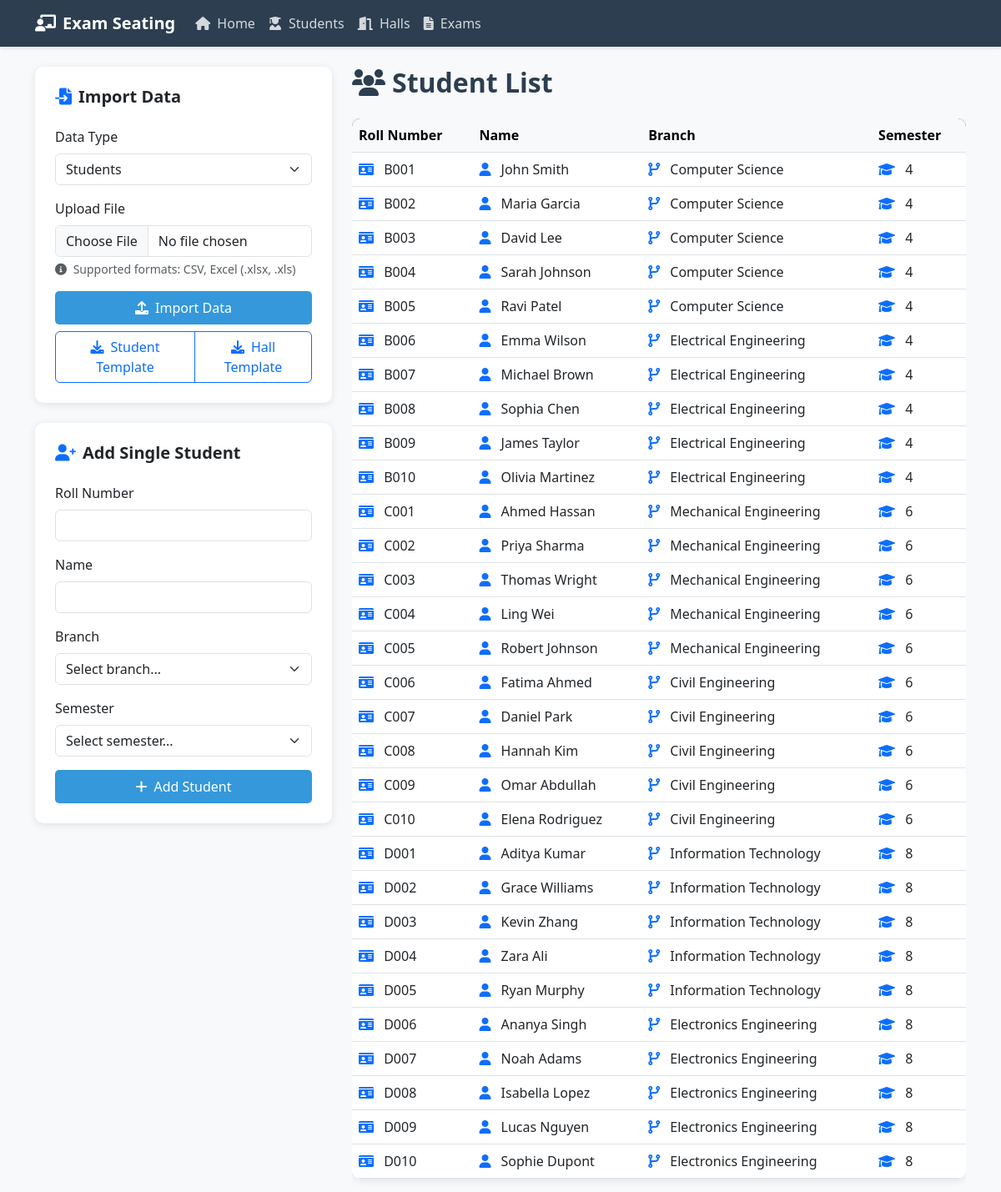
/students, run on the app's committed database.
### app.py (models this page shows)
class Student(db.Model):
    id = db.Column(db.Integer, primary_key=True)
    roll_number = db.Column(db.String(20), unique=True, nullable=False)
    name = db.Column(db.String(100), nullable=False)
    branch = db.Column(db.String(50), nullable=False)
    semester = db.Column(db.Integer, nullable=False)
    seating_arrangements = db.relationship('SeatingArrangement', backref='student', lazy=True)

### app.py (the view, shortened to what this page needs)
@app.route('/students', methods=['GET', 'POST'])
def manage_students():
    students = Student.query.all()
    return render_template('students.html', students=students)

### templates/students.html (shortened to what this page needs)
{% extends "base.html" %}
{% block content %}
<div class="row">
    <div class="col-md-4">
        <div class="card mb-4">
            <div class="card-body p-4">
                <h5 class="card-title fw-bold mb-4">
                    <i class="fas fa-file-import text-primary me-2"></i>Import Data
                </h5>
                <form method="POST" enctype="multipart/form-data" action="{{ url_for('import_data') }}">
                    <div class="mb-3">
                        <label for="data_type" class="form-label">Data Type</label>
                        <select class="form-select" id="data_type" name="data_type" required>
                            <option value="students">Students</option>
                        </select>
                    </div>
                    <div class="mb-3">
                        <label for="file" class="form-label">Upload File</label>
                        <input type="file" class="form-control" id="file" name="file" accept=".csv,.xlsx,.xls" required>
                        <div class="form-text">
                            <i class="fas fa-info-circle me-1"></i>
                            Supported formats: CSV, Excel (.xlsx, .xls)
                        </div>
                    </div>
                    <div class="d-grid gap-2">
                        <button type="submit" class="btn btn-primary">
                            <i class="fas fa-upload me-2"></i>Import Data
                        </button>
                        <div class="btn-group">
                            <a href="{{ url_for('download_template', data_type='students') }}" class="btn btn-outline-primary">
                                <i class="fas fa-download me-2"></i>Student Template
                            </a>
                            <a href="{{ url_for('download_template', data_type='halls') }}" class="btn btn-outline-primary">
                                <i class="fas fa-download me-2"></i>Hall Template
                            </a>
                        </div>
                    </div>
                </form>
            </div>
        </div>
        <div class="card">
            <div class="card-body p-4">
                <h5 class="card-title fw-bold mb-4">
                    <i class="fas fa-user-plus text-primary me-2"></i>Add Single Student
                </h5>
                <form method="POST" action="{{ url_for('manage_students') }}">
                    <div class="mb-3">
                        <label for="roll_number" class="form-label">Roll Number</label>
                        <input type="text" class="form-control" id="roll_number" name="roll_number" required>
                    </div>
                    <div class="mb-3">
                        <label for="name" class="form-label">Name</label>
                        <input type="text" class="form-control" id="name" name="name" required>
                    </div>
                    <div class="mb-3">
                        <label for="branch" class="form-label">Branch</label>
                        <select class="form-select" id="branch" name="branch" required>
                            <option value="" disabled selected>Select branch...</option>
                        </select>
                    </div>
                    <div class="mb-3">
                        <label for="semester" class="form-label">Semester</label>
                        <select class="form-select" id="semester" name="semester" required>
                            <option value="" disabled selected>Select semester...</option>
                        </select>
                    </div>
                    <button type="submit" class="btn btn-primary w-100">
                        <i class="fas fa-plus me-2"></i>Add Student
                    </button>
                </form>
            </div>
        </div>
    </div>
    <div class="col-md-8">
        <h2 class="page-title mb-4">
            <i class="fas fa-users me-2"></i>Student List
        </h2>
        {% if students %}
        <div class="table-responsive">
            <table class="table table-hover">
                <thead class="table-light">
                    <tr>
                        <th>Roll Number</th>
                        <th>Name</th>
                        <th>Branch</th>
                        <th>Semester</th>
                    </tr>
                </thead>
                <tbody>
                    {% for student in students %}
                    <tr>
                        <td>
                            <i class="fas fa-id-card text-primary me-2"></i>
                            {{ student.roll_number }}
                        </td>
                        <td>
                            <i class="fas fa-user text-primary me-2"></i>
                            {{ student.name }}
                        </td>
                        <td>
                            <i class="fas fa-code-branch text-primary me-2"></i>
                            {{ student.branch }}
                        </td>
                        <td>
                            <i class="fas fa-graduation-cap text-primary me-2"></i>
                            {{ student.semester }}
                        </td>
                    </tr>
                    {% endfor %}
                </tbody>
            </table>
        </div>
        {% else %}
        <div class="alert alert-info">
            <i class="fas fa-info-circle me-2"></i>
            No students found. Please add students using the form or import from a file.
        </div>
        {% endif %}
    </div>
</div>
{% endblock %}

### templates/base.html (shortened to what this page needs)
<!DOCTYPE html>
<html lang="en">
<head>
    <link href="https://cdn.jsdelivr.net/npm/bootstrap@5.3.0/dist/css/bootstrap.min.css" rel="stylesheet">
    <link href="https://cdnjs.cloudflare.com/ajax/libs/font-awesome/6.0.0/css/all.min.css" rel="stylesheet">
</head>
<body>
    <nav class="navbar navbar-expand-lg navbar-dark">
        <div class="container">
            <a class="navbar-brand" href="/"><i class="fas fa-chalkboard-teacher me-2"></i>Exam Seating</a>
            <div class="collapse navbar-collapse" id="navbarNav">
                <ul class="navbar-nav">
                    <li class="nav-item">
                        <a class="nav-link" href="/"><i class="fas fa-home me-1"></i> Home</a>
                    </li>
                    <li class="nav-item">
                        <a class="nav-link" href="/students"><i class="fas fa-user-graduate me-1"></i> Students</a>
                    </li>
                    <li class="nav-item">
                        <a class="nav-link" href="/halls"><i class="fas fa-door-open me-1"></i> Halls</a>
                    </li>
                    <li class="nav-item">
                        <a class="nav-link" href="/exams"><i class="fas fa-file-alt me-1"></i> Exams</a>
                    </li>
                </ul>
            </div>
        </div>
    </nav>
    <div class="container mt-4">
        {% block content %}{% endblock %}
    </div>
</body>
</html>

### templates/base.html (style rules this page uses)
:root { --primary-color: #2c3e50; --secondary-color: #3498db; }
body { background-color: #f8f9fa; }
.navbar { background-color: var(--primary-color) !important; box-shadow: 0 2px 4px rgba(0,0,0,0.1); }
.navbar-brand { font-weight: bold; color: white !important; }
.nav-link { color: rgba(255,255,255,0.8) !important; transition: color 0.3s; }
.card { border: none; border-radius: 10px; box-shadow: 0 2px 10px rgba(0,0,0,0.1); transition: transform 0.2s; }
.btn-primary { background-color: var(--secondary-color); border: none; padding: 8px 20px; border-radius: 5px; }
.table { background: white; border-radius: 10px; overflow: hidden; box-shadow: 0 2px 10px rgba(0,0,0,0.1); }
.table thead { background-color: var(--primary-color); color: white; }
.page-title { color: var(--primary-color); margin-bottom: 30px; font-weight: bold; }

### data on the page
Student: roll_number "B001", name "John Smith", branch "Computer Science", semester "4"
Student: roll_number "B002", name "Maria Garcia", branch "Computer Science", semester "4"
Student: roll_number "B003", name "David Lee", branch "Computer Science", semester "4"
Student: roll_number "B004", name "Sarah Johnson", branch "Computer Science", semester "4"
Student: roll_number "B005", name "Ravi Patel", branch "Computer Science", semester "4"
Student: roll_number "B006", name "Emma Wilson", branch "Electrical Engineering", semester "4"
Student: roll_number "B007", name "Michael Brown", branch "Electrical Engineering", semester "4"
Student: roll_number "B008", name "Sophia Chen", branch "Electrical Engineering", semester "4"
Student: roll_number "B009", name "James Taylor", branch "Electrical Engineering", semester "4"
Student: roll_number "B010", name "Olivia Martinez", branch "Electrical Engineering", semester "4"
Student: roll_number "C001", name "Ahmed Hassan", branch "Mechanical Engineering", semester "6"
Student: roll_number "C002", name "Priya Sharma", branch "Mechanical Engineering", semester "6"
Student: roll_number "C003", name "Thomas Wright", branch "Mechanical Engineering", semester "6"
Student: roll_number "C004", name "Ling Wei", branch "Mechanical Engineering", semester "6"
Student: roll_number "C005", name "Robert Johnson", branch "Mechanical Engineering", semester "6"
Student: roll_number "C006", name "Fatima Ahmed", branch "Civil Engineering", semester "6"
Student: roll_number "C007", name "Daniel Park", branch "Civil Engineering", semester "6"
Student: roll_number "C008", name "Hannah Kim", branch "Civil Engineering", semester "6"
Student: roll_number "C009", name "Omar Abdullah", branch "Civil Engineering", semester "6"
Student: roll_number "C010", name "Elena Rodriguez", branch "Civil Engineering", semester "6"
Student: roll_number "D001", name "Aditya Kumar", branch "Information Technology", semester "8"
Student: roll_number "D002", name "Grace Williams", branch "Information Technology", semester "8"
Student: roll_number "D003", name "Kevin Zhang", branch "Information Technology", semester "8"
Student: roll_number "D004", name "Zara Ali", branch "Information Technology", semester "8"
Student: roll_number "D005", name "Ryan Murphy", branch "Information Technology", semester "8"
Student: roll_number "D006", name "Ananya Singh", branch "Electronics Engineering", semester "8"
Student: roll_number "D007", name "Noah Adams", branch "Electronics Engineering", semester "8"
Student: roll_number "D008", name "Isabella Lopez", branch "Electronics Engineering", semester "8"
Student: roll_number "D009", name "Lucas Nguyen", branch "Electronics Engineering", semester "8"
Student: roll_number "D010", name "Sophie Dupont", branch "Electronics Engineering", semester "8"
